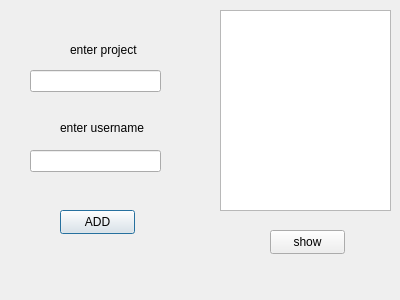
<?xml version="1.0" encoding="UTF-8"?>
<ui version="4.0">
 <class>Dialog_add_member_to_project</class>
 <widget class="QDialog" name="Dialog_add_member_to_project">
  <property name="geometry">
   <rect>
    <x>0</x>
    <y>0</y>
    <width>400</width>
    <height>300</height>
   </rect>
  </property>
  <property name="windowTitle">
   <string>Dialog</string>
  </property>
  <widget class="QListWidget" name="listWidget">
   <property name="geometry">
    <rect>
     <x>220</x>
     <y>10</y>
     <width>171</width>
     <height>201</height>
    </rect>
   </property>
  </widget>
  <widget class="QLineEdit" name="enter_username">
   <property name="geometry">
    <rect>
     <x>30</x>
     <y>150</y>
     <width>131</width>
     <height>22</height>
    </rect>
   </property>
  </widget>
  <widget class="QLineEdit" name="enter_project">
   <property name="geometry">
    <rect>
     <x>30</x>
     <y>70</y>
     <width>131</width>
     <height>22</height>
    </rect>
   </property>
  </widget>
  <widget class="QLabel" name="label">
   <property name="geometry">
    <rect>
     <x>60</x>
     <y>120</y>
     <width>91</width>
     <height>16</height>
    </rect>
   </property>
   <property name="text">
    <string>enter username</string>
   </property>
  </widget>
  <widget class="QLabel" name="label_2">
   <property name="geometry">
    <rect>
     <x>70</x>
     <y>40</y>
     <width>81</width>
     <height>20</height>
    </rect>
   </property>
   <property name="text">
    <string>enter project</string>
   </property>
  </widget>
  <widget class="QPushButton" name="add">
   <property name="geometry">
    <rect>
     <x>60</x>
     <y>210</y>
     <width>75</width>
     <height>24</height>
    </rect>
   </property>
   <property name="text">
    <string>ADD</string>
   </property>
  </widget>
  <widget class="QPushButton" name="show">
   <property name="geometry">
    <rect>
     <x>270</x>
     <y>230</y>
     <width>75</width>
     <height>24</height>
    </rect>
   </property>
   <property name="text">
    <string>show</string>
   </property>
  </widget>
 </widget>
 <resources/>
 <connections/>
</ui>
